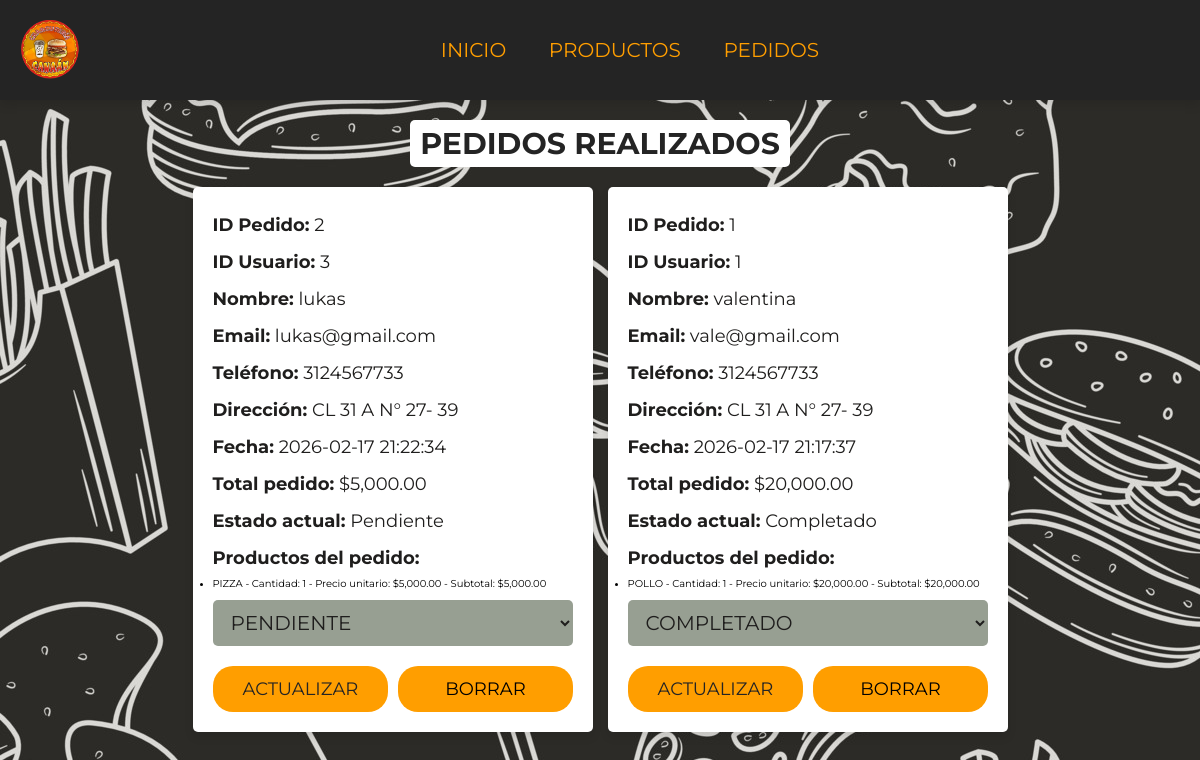
/administrador/pedidosadm.php, run on the app's committed database.
### tables this page shows
CREATE TABLE `vm_orden` (
  `ID_Pedido` int(11) NOT NULL,
  `Nombre` varchar(100) DEFAULT NULL,
  `Email` varchar(100) DEFAULT NULL,
  `Telefono` varchar(20) DEFAULT NULL,
  `Direccion` varchar(255) DEFAULT NULL,
  `Fecha` datetime DEFAULT current_timestamp(),
  `Estado` enum('Pendiente','Completado') DEFAULT 'Pendiente',
  `Total` decimal(10,2) DEFAULT 0.00,
  `ID_Usuario` int(11) DEFAULT NULL
);

CREATE TABLE `vm_pedidodetalle` (
  `ID_Detalle` int(11) NOT NULL,
  `ID_Pedido` int(11) NOT NULL,
  `NombreProducto` varchar(100) NOT NULL,
  `Precio` decimal(10,2) NOT NULL,
  `Cantidad` int(11) NOT NULL
);

### administrador/pedidosadm.php (the view, shortened to what this page needs)
<?php
$conn = include("../conexion/conexion.php");
$sql = "SELECT * FROM vm_orden ORDER BY Fecha DESC";
$resultado = $conn->query($sql);
?>
<!DOCTYPE html>
<html lang="es">
<head>
   <link rel="stylesheet" href="https://cdnjs.cloudflare.com/ajax/libs/font-awesome/6.1.1/css/all.min.css">
   <link rel="stylesheet" href="style.css">
</head>
<body>
<header class="header">
    <section class="flex">
        <img src="IMG/img2.jpg.png" alt="img2" class="img2">
        <nav class="navbar">
            <a href="paneladm.html">INICIO</a>
            <a href="productosadm.php">PRODUCTOS</a>
            <a href="pedidosadm.php">PEDIDOS</a>
        </nav>
    </section>
</header>
<section class="placed-orders">
    <h1 class="heading">PEDIDOS REALIZADOS</h1>
    <div class="box-container">
    <?php
    if ($resultado->num_rows > 0) {
        while ($row = $resultado->fetch_assoc()) {
            echo '
            <div class="box">
                <p><strong>ID Pedido:</strong> ' . $row['ID_Pedido'] . '</p>
                <p><strong>ID Usuario:</strong> ' . $row['ID_Usuario'] . '</p>
                <p><strong>Nombre:</strong> ' . $row['Nombre'] . '</p>
                <p><strong>Email:</strong> ' . $row['Email'] . '</p>
                <p><strong>Teléfono:</strong> ' . $row['Telefono'] . '</p>
                <p><strong>Dirección:</strong> ' . $row['Direccion'] . '</p>
                <p><strong>Fecha:</strong> ' . $row['Fecha'] . '</p>
                <p><strong>Total pedido:</strong> $' . number_format($row['Total'], 2) . '</p>
                <p><strong>Estado actual:</strong> ' . $row['Estado'] . '</p>
                <p><strong>Productos del pedido:</strong></p>
                <ul>';
                $id_pedido = $row['ID_Pedido'];
                $sql_productos = "SELECT * FROM vm_pedidodetalle WHERE ID_Pedido = $id_pedido";
                $productos = $conn->query($sql_productos);
                if ($productos->num_rows > 0) {
                    while ($prod = $productos->fetch_assoc()) {
                        $subtotal = $prod['Precio'] * $prod['Cantidad'];
                        echo "<li>" . $prod['NombreProducto'] .
                             " - Cantidad: " . $prod['Cantidad'] .
                             " - Precio unitario: $" . number_format($prod['Precio'], 2) .
                             " - Subtotal: $" . number_format($subtotal, 2) . "</li>";
                    }
                } else {
                    echo "<li>No hay productos para este pedido.</li>";
                }
            echo '</ul>
                <form method="POST">
                    <input type="hidden" name="order_id" value="' . $row['ID_Pedido'] . '"/>
                    <select name="payment_status" class="drop-down">
                        <option value="Pendiente"' . ($row['Estado'] == 'Pendiente' ? ' selected' : '') . '>PENDIENTE</option>
                        <option value="Completado"' . ($row['Estado'] == 'Completado' ? ' selected' : '') . '>COMPLETADO</option>
                    </select>
                    <div class="flex-btn">
                        <input type="submit" name="update_payment" class="btn" value="ACTUALIZAR">
                        <a href="borrarpedido.php?id=' . $row['ID_Pedido'] . '" class="delete-btn" onclick="return confirm(\'¿Estás seguro de borrar este pedido?\')">BORRAR</a>
                    </div>
                </form>
            </div>';
        }
    } else {
        echo "<p>No hay pedidos registrados.</p>";
    }
    ?>
    </div>
</section>
</body>
</html>

### administrador/style.css (style rules this page uses)
body { background-image: url("IMG/img1.jpg.jpg"); }
html { font-size: 62.5%; overflow-x: hidden; }
* { font-family: 'Montserrat', sans-serif; margin:0; padding:0; box-sizing: border-box; text-decoration: none; outline: none; border:none; }
section { max-width: 1200px; margin:0 auto; padding:2rem; }
.btn, .delete-btn, .option-btn { display: block; margin-top: 1rem; border-radius: 2rem; cursor: pointer; width: 100%; font-size: 1.8rem; color:var(--white); padding:1.2rem 3rem; text-transform: capitalize; text-align: center; }
.btn { background-color: #ff9e00; color: #242424; }
.delete-btn { background-color: #ff9e00; }
.flex-btn { display: flex; gap:1rem; }
.heading { text-align: center; margin-bottom: 2rem; text-transform: capitalize; color:#ff2929; background-color: #fff; font-size: 3rem; }
.header { position: sticky; top:0; left:0; right: 0; background-color: #242424; box-shadow:0 .5rem 1rem rgba(0,0,0,.1); z-index: 1000; border-bottom: .2rem; }
.img2 { width: 60px; height: 60px; }
.header .flex { display: flex; align-items: center; justify-content: space-between; position: relative; }
.header .flex .navbar a { color: #ff9e00; font-size: 2rem; transition: 0.3s ease; margin: 0 2rem; }
.placed-orders .box-container { display: grid; grid-template-columns: repeat(auto-fit, minmax(30rem, 40rem)); gap:1.5rem; justify-content: center; align-items: flex-start; }
.placed-orders .box-container .box { min-height: 53rem; height: auto; background-color: #fff; border-radius: .5rem; box-shadow:0 0.5rem 1rem rgba(0,0,0,.1); border:.2rem; padding:2rem; padding-top: 2rem; display: flex; flex-direction: column; justify-content: space-between; }
.placed-orders .box-container .box p { padding: .5rem 0; line-height: 1.5; font-size: 1.8rem; color:#1f1e1d; }
.placed-orders .box-container .box .drop-down { width: 100%; margin:1rem 0; background-color: #979f92; padding:1rem 1.4rem; font-size: 2rem; color:#1f1e1d; border:.2rem; border-radius: .5rem; }
.heading { background: #fff; padding: 0.5rem 1rem; border-radius: 0.5rem; display: block; justify-content: center; margin: 0 auto 2rem auto; width: fit-content; color:#242424; }

### data on the page
vm_orden: ID_Pedido "2", ID_Usuario "3", Nombre "lukas", Email "lukas@gmail.com", Telefono "3124567733", Direccion "CL 31 A N° 27- 39", Fecha "2026-02-17 21:22:34", Total "5,000.00", Estado "Pendiente", payment_status "PENDIENTE"
vm_pedidodetalle: NombreProducto "PIZZA", Cantidad "1", Precio "5,000.00", subtotal "5,000.00"
vm_orden: ID_Pedido "1", ID_Usuario "1", Nombre "valentina", Email "vale@gmail.com", Telefono "3124567733", Direccion "CL 31 A N° 27- 39", Fecha "2026-02-17 21:17:37", Total "20,000.00", Estado "Completado", payment_status "COMPLETADO"
vm_pedidodetalle: NombreProducto "POLLO", Cantidad "1", Precio "20,000.00", subtotal "20,000.00"
